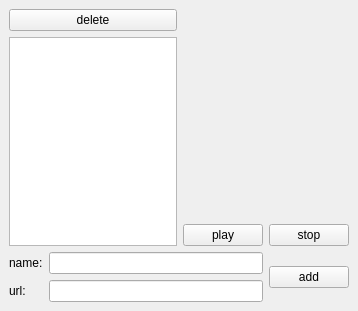
<?xml version="1.0" encoding="UTF-8"?>
<ui version="4.0">
 <class>Radio</class>
 <widget class="QMainWindow" name="Radio">
  <property name="geometry">
   <rect>
    <x>0</x>
    <y>0</y>
    <width>358</width>
    <height>311</height>
   </rect>
  </property>
  <property name="windowTitle">
   <string>Radio</string>
  </property>
  <widget class="QWidget" name="centralwidget">
   <layout class="QGridLayout" name="gridLayout_2">
    <item row="0" column="0">
     <layout class="QVBoxLayout" name="verticalLayout">
      <item>
       <widget class="QPushButton" name="deleteButton">
        <property name="text">
         <string>delete</string>
        </property>
       </widget>
      </item>
      <item>
       <widget class="QListWidget" name="listWidget">
        <property name="sortingEnabled">
         <bool>true</bool>
        </property>
       </widget>
      </item>
     </layout>
    </item>
    <item row="0" column="1">
     <layout class="QGridLayout" name="gridLayout">
      <item row="0" column="0" colspan="2">
       <widget class="QLabel" name="nameStation">
        <property name="text">
         <string/>
        </property>
        <property name="alignment">
         <set>Qt::AlignCenter</set>
        </property>
       </widget>
      </item>
      <item row="1" column="0">
       <widget class="QPushButton" name="playButton">
        <property name="text">
         <string>play</string>
        </property>
       </widget>
      </item>
      <item row="1" column="1">
       <widget class="QPushButton" name="stopButton">
        <property name="text">
         <string>stop</string>
        </property>
       </widget>
      </item>
     </layout>
    </item>
    <item row="1" column="0" colspan="2">
     <layout class="QHBoxLayout" name="horizontalLayout">
      <item>
       <layout class="QFormLayout" name="formLayout">
        <item row="0" column="0">
         <widget class="QLabel" name="label_2">
          <property name="text">
           <string>name:</string>
          </property>
         </widget>
        </item>
        <item row="0" column="1">
         <widget class="QLineEdit" name="nameEdit"/>
        </item>
        <item row="1" column="0">
         <widget class="QLabel" name="label">
          <property name="text">
           <string>url:</string>
          </property>
         </widget>
        </item>
        <item row="1" column="1">
         <widget class="QLineEdit" name="urlEdit"/>
        </item>
       </layout>
      </item>
      <item>
       <widget class="QPushButton" name="addButton">
        <property name="text">
         <string>add</string>
        </property>
       </widget>
      </item>
     </layout>
    </item>
   </layout>
  </widget>
 </widget>
 <resources/>
 <connections/>
</ui>
